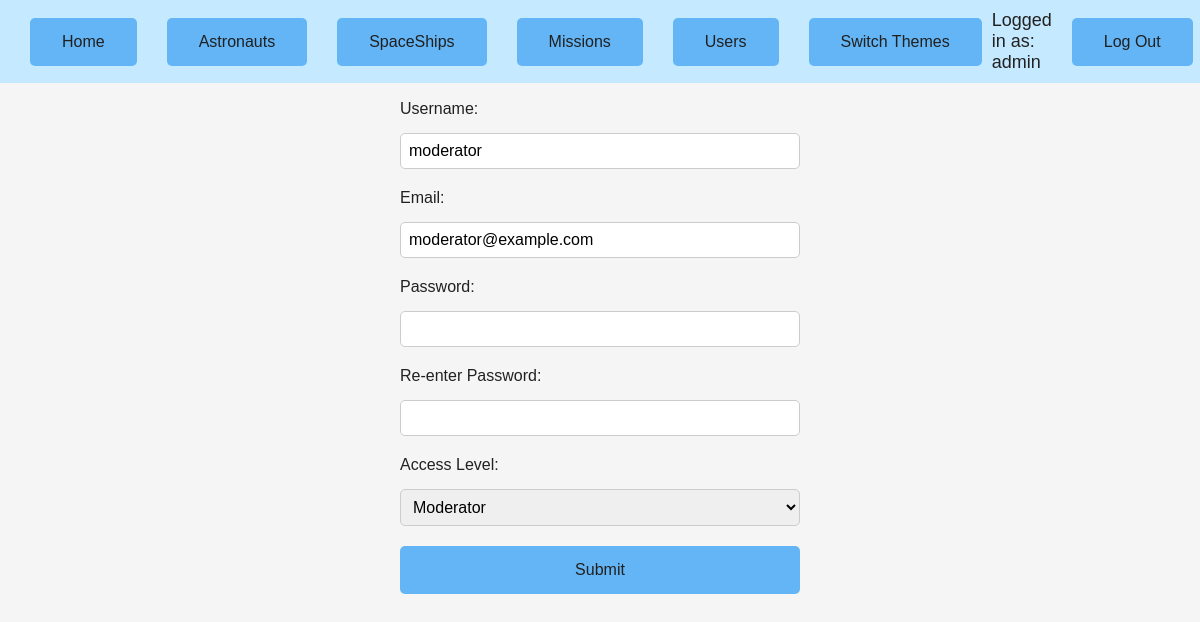
/php/users_update.php?id=3 (signed in), run on an earlier commit of the app's database.
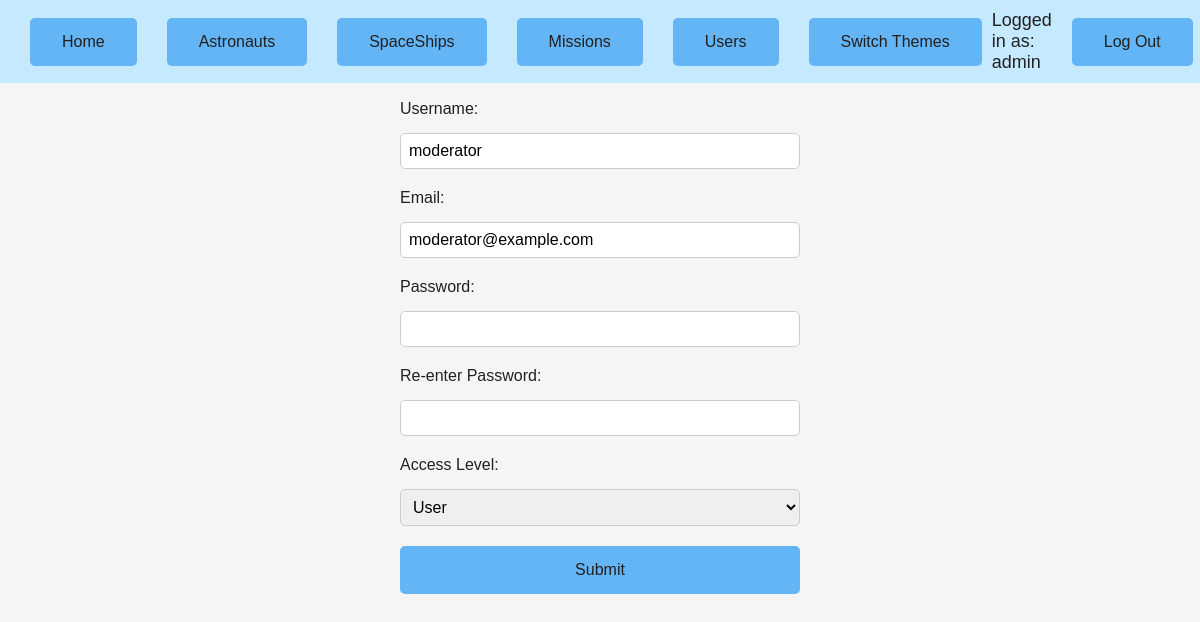
And on a later commit of the database.
### tables this page shows
CREATE TABLE IF NOT EXISTS `users` (
  `id` INT UNSIGNED NOT NULL AUTO_INCREMENT,
  `username` VARCHAR(45) NOT NULL,
  `email` VARCHAR(45) NOT NULL,
  `password` VARCHAR(45) NOT NULL,
  `access_level` ENUM('user', 'admin') NULL DEFAULT 'user',
  PRIMARY KEY (`id`),
  UNIQUE INDEX `username_UNIQUE` (`username` ASC),
  UNIQUE INDEX `email_UNIQUE` (`email` ASC));

### php/users_update.php (the view, shortened to what this page needs)
<?php
require_once "db.php";
$query = $db->prepare("SHOW COLUMNS FROM users LIKE 'access_level'");
$query->execute();
$result = $query->fetch(PDO::FETCH_ASSOC);
$access_levelOptions = [];
if ($result && strpos($result['Type'], 'enum') === 0) {
    preg_match("/^enum\((.*)\)$/", $result['Type'], $matches);
    $access_levelOptions = isset($matches[1]) ? str_getcsv($matches[1], ',', "'") : [];
}
$username = validateInput($_POST['username'] ?? "", 'string', 45);
$email = validateInput($_POST['email'] ?? "", 'email');
$access_level = strtolower(validateInput($_POST['access_level'] ?? "", 'string'));
$userId = isset($_GET['id']) ? filter_var($_GET['id'], FILTER_VALIDATE_INT) : null;
if ($userId) {
    $query = $db->prepare("SELECT * FROM users WHERE id = :id");
    $query->bindParam(":id", $userId, PDO::PARAM_INT);
    $query->execute();
    if ($result = $query->fetchObject()) {
        $username = $result->username;
        $email = $result->email;
        $access_level = $result->access_level;
    }
}
?>
<!DOCTYPE html>
<html lang="hu">
    <head>
        <link rel="stylesheet" href="../css/<?= $_SESSION["theme"] ?>_theme.css">
    </head>
    <body>
        <?php include "navbar.php"; ?>
        <form method="post" class="form-update">
            <div class="form-element-div">
                <label>Username:</label>
                <input type="text" name="username" value="<?= htmlspecialchars($username) ?>" required>
            </div>
            <div class="form-element-div">
                <label>Email:</label>
                <input type="text" name="email" value="<?= htmlspecialchars($email) ?>" required>
            </div>
            <div class="form-element-div">
                <label>Password:</label>
                <input type="password" name="password" required>
            </div>
            <div class="form-element-div">
                <label>Re-enter Password:</label>
                <input type="password" name="password_re" required>
            </div>
            <div class="form-element-div">
                <label>Access Level:</label>
                <select name="access_level">
                    <?php foreach ($access_levelOptions as $option): ?>
                        <option value="<?= $option ?>" <?= $option == $access_level ? 'selected' : '' ?>>
                            <?= ucfirst($option) ?>
                        </option>
                    <?php endforeach; ?>
                </select>
            </div>
            <button class="button" type="submit">Submit</button>
        </form>
    </body>
</html>

What changed in the data, as far as the page shows it:
changed users "moderator": access_level "Moderator" → (not shown)
Also different on the page:
form field access_level: (not shown) → "User"
